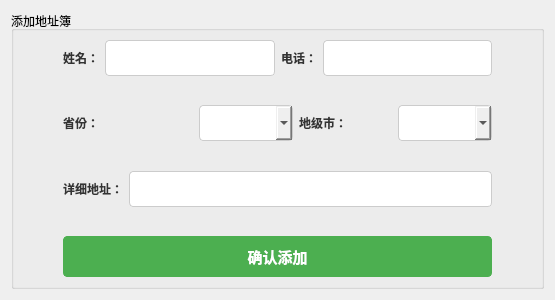
<?xml version="1.0" encoding="UTF-8"?>
<ui version="4.0">
 <class>AddressBookForm</class>
 <widget class="QWidget" name="AddressBookForm">
  <property name="geometry">
   <rect>
    <x>0</x>
    <y>0</y>
    <width>555</width>
    <height>300</height>
   </rect>
  </property>
  <property name="windowTitle">
   <string>地址簿</string>
  </property>
  <layout class="QVBoxLayout" name="verticalLayout">
   <item>
    <widget class="QGroupBox" name="groupBoxAddressBook">
     <property name="styleSheet">
      <string notr="true">
            QLabel {
                color: #333;
                font: 14px &quot;幼圆&quot;;
                font-weight: bold;
            }

            QLineEdit {
                padding: 8px;
                font-size: 14px;
                border: 1px solid #ccc;
                border-radius: 4px;
            }

            QComboBox {
                padding: 8px;
                font-size: 14px;
                border: 1px solid #ccc;
                border-radius: 4px;
            }

            QPushButton {
                padding: 8px 16px;
                font-size: 15px;
                font-weight: bold;
                border: 1px solid #4CAF50;
                border-radius: 4px;
                color: #fff;
                background-color: #4CAF50;
            }

            QPushButton:hover {
                background-color: #45a049;
                border: 1px solid #45a049;
            }

            QPushButton:pressed {
                background-color: #3e8e41;
            }
        </string>
     </property>
     <property name="title">
      <string>添加地址簿</string>
     </property>
     <layout class="QGridLayout" name="gridLayout">
      <item row="6" column="0">
       <spacer name="horizontalSpacer">
        <property name="orientation">
         <enum>Qt::Horizontal</enum>
        </property>
        <property name="sizeType">
         <enum>QSizePolicy::Minimum</enum>
        </property>
        <property name="sizeHint" stdset="0">
         <size>
          <width>40</width>
          <height>20</height>
         </size>
        </property>
       </spacer>
      </item>
      <item row="2" column="1">
       <layout class="QHBoxLayout" name="horizontalLayoutProvinceCity">
        <item>
         <widget class="QLabel" name="labelProvince">
          <property name="minimumSize">
           <size>
            <width>130</width>
            <height>0</height>
           </size>
          </property>
          <property name="text">
           <string>省份：</string>
          </property>
         </widget>
        </item>
        <item>
         <widget class="QComboBox" name="comboBoxProvince"/>
        </item>
        <item>
         <widget class="QLabel" name="labelCity">
          <property name="text">
           <string>地级市：</string>
          </property>
         </widget>
        </item>
        <item>
         <widget class="QComboBox" name="comboBoxCity"/>
        </item>
       </layout>
      </item>
      <item row="6" column="1">
       <layout class="QHBoxLayout" name="horizontalLayoutAddButton">
        <item>
         <widget class="QPushButton" name="btnAdd">
          <property name="styleSheet">
           <string notr="true"/>
          </property>
          <property name="text">
           <string>确认添加</string>
          </property>
         </widget>
        </item>
       </layout>
      </item>
      <item row="1" column="1">
       <spacer name="verticalSpacer_3">
        <property name="orientation">
         <enum>Qt::Vertical</enum>
        </property>
        <property name="sizeHint" stdset="0">
         <size>
          <width>20</width>
          <height>40</height>
         </size>
        </property>
       </spacer>
      </item>
      <item row="0" column="1">
       <layout class="QHBoxLayout" name="horizontalLayoutAdd">
        <item>
         <widget class="QLabel" name="labelName">
          <property name="text">
           <string>姓名：</string>
          </property>
         </widget>
        </item>
        <item>
         <widget class="QLineEdit" name="lineEditName"/>
        </item>
        <item>
         <widget class="QLabel" name="labelPhone">
          <property name="text">
           <string>电话：</string>
          </property>
         </widget>
        </item>
        <item>
         <widget class="QLineEdit" name="lineEditPhone"/>
        </item>
       </layout>
      </item>
      <item row="3" column="1">
       <spacer name="verticalSpacer_2">
        <property name="orientation">
         <enum>Qt::Vertical</enum>
        </property>
        <property name="sizeHint" stdset="0">
         <size>
          <width>20</width>
          <height>40</height>
         </size>
        </property>
       </spacer>
      </item>
      <item row="5" column="1">
       <spacer name="verticalSpacer">
        <property name="orientation">
         <enum>Qt::Vertical</enum>
        </property>
        <property name="sizeType">
         <enum>QSizePolicy::Preferred</enum>
        </property>
        <property name="sizeHint" stdset="0">
         <size>
          <width>20</width>
          <height>40</height>
         </size>
        </property>
       </spacer>
      </item>
      <item row="4" column="1">
       <layout class="QHBoxLayout" name="horizontalLayoutAddress">
        <item>
         <widget class="QLabel" name="labelAddress">
          <property name="text">
           <string>详细地址：</string>
          </property>
         </widget>
        </item>
        <item>
         <widget class="QLineEdit" name="lineEditAddress"/>
        </item>
       </layout>
      </item>
      <item row="6" column="2">
       <spacer name="horizontalSpacer_2">
        <property name="orientation">
         <enum>Qt::Horizontal</enum>
        </property>
        <property name="sizeType">
         <enum>QSizePolicy::Minimum</enum>
        </property>
        <property name="sizeHint" stdset="0">
         <size>
          <width>40</width>
          <height>20</height>
         </size>
        </property>
       </spacer>
      </item>
     </layout>
    </widget>
   </item>
  </layout>
 </widget>
 <resources/>
 <connections/>
</ui>
